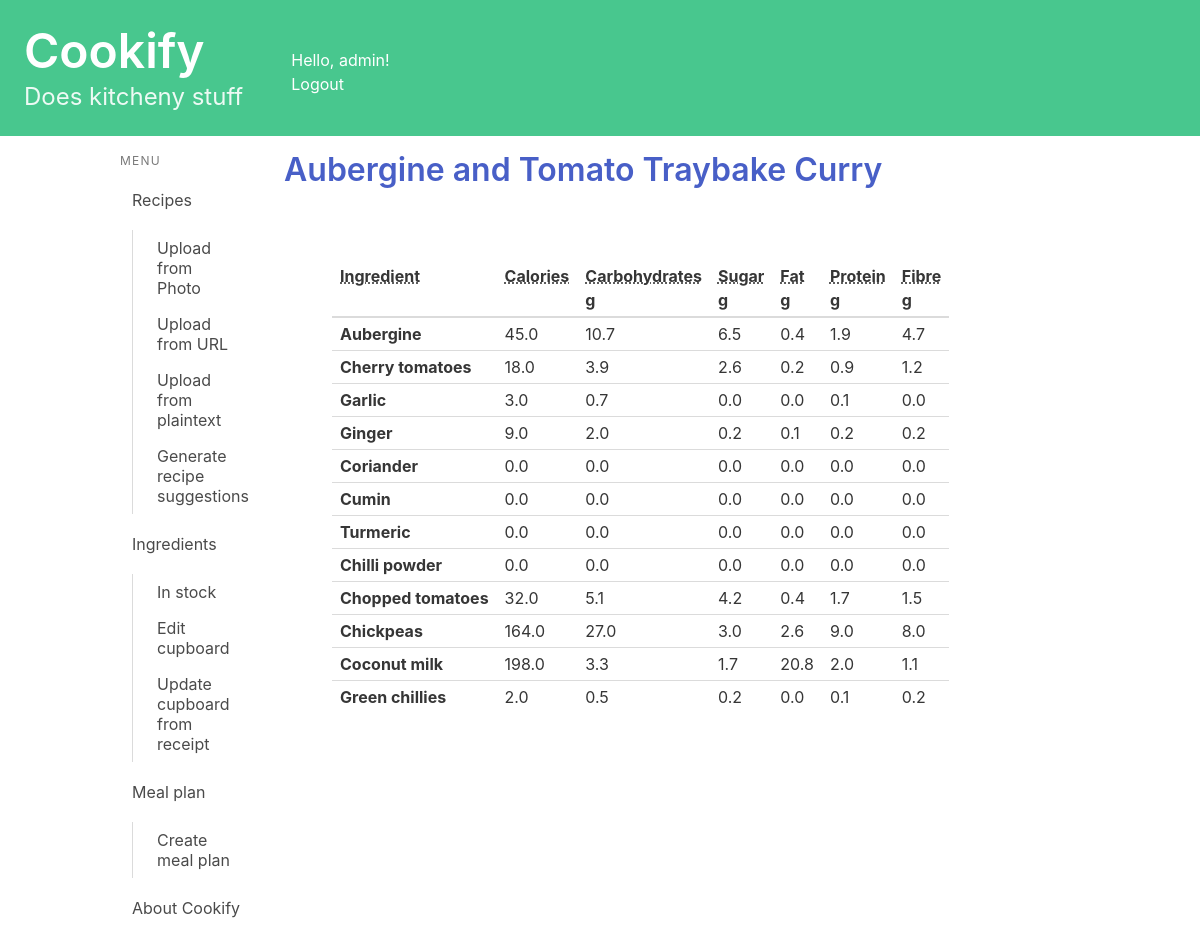
Page /recipes/nutrition/15/ (signed in) on the committed database.
### recipes/models.py (models this page shows, shortened)
class Recipe(models.Model):
    name = models.CharField(max_length=200)
    method = models.TextField(max_length=5000, blank = True)
    ingredients_string = models.TextField(max_length=1000, blank = True)#Plain text of ingredients
    simplified_ingredients = models.TextField(max_length=1000, blank = True)#Ingredients data
    book = models.CharField(max_length=200, blank = True)
    page = models.CharField(max_length=5, blank = True)
    serves = models.CharField(max_length=5, blank = True)
    serves_int = models.IntegerField(null = True, blank = True)
    description = models.TextField(max_length=500, blank = True)
    url = models.URLField(null = True, blank = True)
    jumbled_input = models.TextField(max_length=8000, blank = True)
    owner = models.ForeignKey(User, on_delete=models.CASCADE, blank=True, null=True)
    from_photo = models.BooleanField(default=False)
    def get_detailed_nutritional_info(self, scale = 1):
        if self.serves_int == 0:
            self.serves_int = 1
        output = []
        for recipe_ingredient in self.recipe_ingredient.filter(alternative=False):
            qty = recipe_ingredient.quantity
            if not qty:
                continue
            profile_ingredient = recipe_ingredient.profile_ingredient
            if recipe_ingredient.measurement_unit:
                unit = recipe_ingredient.measurement_unit
            else:
                unit = "g"
                qty = qty*profile_ingredient.get_typical_weight()
            nutrients = profile_ingredient.get_nutrition(int(qty*scale/self.serves_int), unit)
            output.append((recipe_ingredient, nutrients))
        return output

class RecipeIngredient(models.Model):
    recipe = models.ForeignKey(Recipe, on_delete=models.CASCADE, related_name="recipe_ingredient")
    profile_ingredient = models.ForeignKey(ProfileIngredient, on_delete=models.CASCADE, related_name="recipe_ingredient")
    quantity = models.FloatField(null=True, blank=True)
    measurement_unit = models.CharField(max_length=50, blank=True)
    local_name = models.CharField(max_length=100)
    position_in_list = models.IntegerField(null=True, blank=True)
    optional = models.BooleanField(default = False)
    alternative = models.BooleanField(default = False)

class ProfileIngredient(models.Model):
    profile = models.ForeignKey(Profile, on_delete=models.CASCADE, related_name="profile_ingredient")
    ingredient = models.ForeignKey(Ingredient, on_delete=models.CASCADE, related_name="profile_ingredient")
    in_stock = models.BooleanField(default = False)
    date_added = models.DateTimeField(default=timezone.now)
    expiry_date = models.DateField(null=True, blank=True)
    long_life_override = models.BooleanField(null=True, blank=True)
    shelf_life_override = models.IntegerField(null=True, blank=True)
    substitutes_override = models.CharField(max_length=200, blank=True)
    category_override = models.CharField(max_length=60, blank=True)
    calories_override = models.IntegerField(null=True, blank=True)
    carbohydrates_override = models.FloatField(null=True, blank=True)
    sugar_override = models.FloatField(null=True, blank=True)
    fat_override = models.FloatField(null=True, blank=True)
    protein_override = models.FloatField(null=True, blank=True)
    fibre_override = models.FloatField(null=True, blank=True)
    typical_weight_override = models.IntegerField(null=True, blank=True)
    def get_nutrition(self, quantity, unit):
        quantity = convert_to_grams(quantity, unit) # returns
        scale = quantity/100 #because nutrition is stored as x per 100g
        nutrients = self.get_generic_nutrition()
        for key in nutrients.keys():
            if nutrients[key] == None:
                nutrients[key] = 0
            nutrients[key] = round(nutrients[key] * scale, 1)
        output = {"calories": round(nutrients["calories"],0),
                  "carbohydrates": nutrients["carbohydrates"],
                  "sugar": nutrients["sugar"],
                  "fat": nutrients["fat"],
                  "protein": nutrients["protein"],
                  "fibre": nutrients["fibre"],}
        return output
    def get_calories(self):
        if self.calories_override is not None:
            return self.calories_override
        else:
            return self.ingredient.calories
    def get_carbohydrates(self):
        if self.carbohydrates_override is not None:
            return self.carbohydrates_override
        else:
            return self.ingredient.carbohydrates
    def get_sugar(self):
        if self.sugar_override is not None:
            return self.sugar_override
        else:
            return self.ingredient.sugar
    def get_fat(self):
        if self.fat_override is not None:
            print("getting fat from override")
            return self.fat_override
        else:
            return self.ingredient.fat
    def get_protein(self):
        if self.protein_override is not None:
            return self.protein_override
        else:
            return self.ingredient.protein
    def get_fibre(self):
        if self.fibre_override is not None:
            return self.fibre_override
        else:
            return self.ingredient.fibre
    def get_typical_weight(self):
        if self.typical_weight_override is not None:
            return self.typical_weight_override
        else:
            return self.ingredient.typical_weight
    def get_generic_nutrition(self):
        return {
            "calories": self.get_calories(),
            "carbohydrates": self.get_carbohydrates(),
            "sugar": self.get_sugar(),
            "fat": self.get_fat(),
            "protein": self.get_protein(),
            "fibre": self.get_fibre(),
        }
    class Meta:
        unique_together = ('profile', 'ingredient',)
        ordering = ['-expiry_date']
        get_latest_by = 'expiry_date'

### cupboard/models.py (models this page shows, shortened)
class Ingredient(models.Model):
    name = models.CharField(max_length=50)
    long_life = models.BooleanField(default= True) #overwritable
    shelf_life = models.IntegerField(default = 14) #overwritable
    substitutes = models.CharField(max_length = 200, blank= True) #overwritable
    category = models.CharField(max_length=60, blank=True) #overwritable
    calories = models.IntegerField(default = 0) #overwritable
    carbohydrates = models.FloatField(default = 0) #overwritable
    sugar = models.FloatField(default = 0) #overwritable
    fat = models.FloatField(default = 0)#overwritable
    protein = models.FloatField(default = 0)#overwritable
    fibre = models.FloatField(default = 0)#overwritable
    typical_weight = models.IntegerField(default = 0)#overwritable

### recipes/views.py (the view, shortened to what this page needs)
# urls.py: path('nutrition/<int:recipe_id>/', views.nutrition_detail, name='nutrition_detail'),
@login_required
def nutrition_detail(request, recipe_id):
    recipe = get_object_or_404(Recipe, pk=recipe_id)
    if recipe.owner != request.user:
        return redirect('recipes:index')
    formServing = QuantityForm()
    formNutrition = QuantityForm()
    scale = 1
    scale_nutrition = 1
    nutrients = recipe.get_detailed_nutritional_info(scale_nutrition)
    context = {'recipe': recipe,
               'scale': scale,
               'formServing': formServing,
               'formNutrition': formNutrition,
               'nutrients': nutrients}
    return render(request, 'recipes/nutrition_detail.html', context)

### recipes/templatetags/is_active.py (called while the page is built)
@register.simple_tag
def is_active(request, url):
    if reverse(url) == request.path:
        return "is-active"
    return ""

### recipes/templates/recipes/nutrition_detail.html
{% extends 'base.html' %}
{% load custom_filters %}
{% block content %}
<h1 class="title"><a href="{% url 'recipes:detail' recipe.id %}">{{ recipe.name }}</a></h1>
<section class="section">
<table class="table is-narrow">
    <thead>
        <tr>
            <th><abbr title="Ingredient">Ingredient</abbr></th>
            <th><abbr title="Calories">Calories</abbr><br></th>
            <th><abbr title="Carbohydrates">Carbohydrates</abbr><br>g</th>
            <th><abbr title="Sugar">Sugar</abbr><br>g</th>
            <th><abbr title="Fat">Fat</abbr><br>g</th>
            <th><abbr title="Protein">Protein</abbr><br>g</th>
            <th><abbr title="Fibre">Fibre</abbr><br>g</th>
        </tr>
    </thead>
    <tbody>
        {% for nutrient in nutrients %}
            <tr>
                <th>{{ nutrient.0.profile_ingredient.ingredient.name }}</th>
                <td>{{ nutrient.1.calories }} </td>
                <td>{{ nutrient.1.carbohydrates }} </td>
                <td>{{ nutrient.1.sugar }} </td>
                <td>{{ nutrient.1.fat }} </td>
                <td>{{ nutrient.1.protein }} </td>
                <td>{{ nutrient.1.fibre }} </td>
            </tr>
        {% endfor %}
    </tbody>
</table>
</section>
{% endblock content %}

### kitchenlife/templates/base.html (shortened to what this page needs)
<!DOCTYPE html>
<html lang="en">
{% load is_active %}
<head>
    <link rel="stylesheet"
          href="https://cdn.jsdelivr.net/npm/bulma@0.9.3/css/bulma.min.css">
</head>
<body>
    <a href="{% url 'index' %} ">
        <section class="hero is-small is-success mb-4">
            <div class="columns">
                <div class="column">
                    <div class="hero-body">
                        <h1 class="title is-1">Cookify</h1>
                        <p class="subtitle is-4">
                            Does kitcheny stuff
                        </p>
                    </div>
                </div>
                <div class="column">
                    <br><br>
                    Hello, {{ user.username|default:'Guest' }}!
                    <div>
                        {% if user.is_authenticated %}
                            <a href="{% url 'logout' %}">Logout</a>
                        {% else %}
                            <a href="{% url 'login' %}">Login</a>
                        {% endif %}
                    </div>
                </div>
            </div>
        </section>
    </a>
    <div class="container">
        <div class="columns">
            <div class="column is-2">
                <aside class="menu">
                  <p class="menu-label">
                    Menu
                  </p>
                  <ul class="menu-list">
                    <li>
                        <a href="{% url 'recipes:index' %}" class="{% is_active request 'recipes:index' %}">Recipes</a>
                        <ul>
                            <a href="{% url 'recipes:upload_photo' %}" class="{% is_active request 'recipes:upload_photo' %}">Upload from Photo</a>
                            <a href="{% url 'recipes:upload_url' %}" class="{% is_active request 'recipes:upload_url' %}">Upload from URL</a>
                            <a href="{% url 'recipes:upload_text' %}" class="{% is_active request 'recipes:upload_text' %}">Upload from plaintext</a>
                            <a href="{% url 'recipes:generate_recipe_suggestion' %}" class="{% is_active request 'recipes:generate_recipe_suggestion' %}">Generate recipe suggestions</a>
                        </ul>
                        <a  href="{% url 'cupboard:ingredients_index' %}" class="{% is_active request 'cupboard:ingredients_index' %}">Ingredients</a>
                        <ul>
                            <a href="{% url 'cupboard:cupboard_index' %}" class="{% is_active request 'cupboard:cupboard_index' %}">In stock</a>
                            <a href="{% url 'cupboard:edit_cupboard' %}" class="{% is_active request 'cupboard:edit_cupboard' %}">Edit cupboard</a>
                            <a href="{% url 'cupboard:edit_cupboard' %}" class="{% is_active request 'cupboard:edit_cupboard' %}">Update cupboard from receipt</a>
                        </ul>
                        <a href="{% url 'mealplan:meal_plan_index' %}" class="{% is_active request 'mealplan:meal_plan_index' %}">Meal plan</a>
                        <ul>
                            <a href="{% url 'mealplan:add_meal_plan' %}" class="{% is_active request 'mealplan:add_meal_plan' %}">Create meal plan</a>
                        </ul>
                        <a href="{% url 'about' %} " class="{% is_active request 'about' %}">About Cookify</a>
                    </li>
                  </ul>
                </aside>
            </div>
            <div class="column">
                {% block content %}
                {% endblock content %}
            </div>
        </div>
    </div>
</body>
</html>

### rows in the picture
Recipe: name "Aubergine and Tomato Traybake Curry"
RecipeIngredient: profile_ingredient.name "Aubergine", nutrient "45.0", nutrient "10.7", nutrient "6.5", nutrient "0.4", nutrient "1.9", nutrient "4.7"
RecipeIngredient: profile_ingredient.name "Cherry tomatoes", nutrient "18.0", nutrient "3.9", nutrient "2.6", nutrient "0.2", nutrient "0.9", nutrient "1.2"
RecipeIngredient: profile_ingredient.name "Garlic", nutrient "3.0", nutrient "0.7", nutrient "0.0", nutrient "0.1"
RecipeIngredient: profile_ingredient.name "Ginger", nutrient "9.0", nutrient "2.0", nutrient "0.2", nutrient "0.1"
RecipeIngredient: profile_ingredient.name "Coriander", nutrient "0.0"
RecipeIngredient: profile_ingredient.name "Cumin", nutrient "0.0"
RecipeIngredient: profile_ingredient.name "Turmeric", nutrient "0.0"
RecipeIngredient: profile_ingredient.name "Chilli powder", nutrient "0.0"
RecipeIngredient: profile_ingredient.name "Chopped tomatoes", nutrient "32.0", nutrient "5.1", nutrient "4.2", nutrient "0.4", nutrient "1.7", nutrient "1.5"
RecipeIngredient: profile_ingredient.name "Chickpeas", nutrient "164.0", nutrient "27.0", nutrient "3.0", nutrient "2.6", nutrient "9.0", nutrient "8.0"
RecipeIngredient: profile_ingredient.name "Coconut milk", nutrient "198.0", nutrient "3.3", nutrient "1.7", nutrient "20.8", nutrient "2.0", nutrient "1.1"
RecipeIngredient: profile_ingredient.name "Green chillies", quantity "2.0", nutrient "0.5", nutrient "0.2", nutrient "0.0", nutrient "0.1"

### other values in the picture
{{ user.username|default:'Guest' }} "admin"
